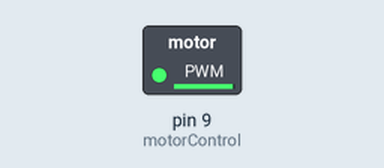
Bench run of a sketch on a simulated Arduino Uno, built with avr-gcc and run on an emulated ATmega328P. Parts: switched loads named in the sketch (green lamp = pin HIGH).

Above: at 0.1 s.
Timing chart, 0 to 1.6 s (numbered marks = the images above):
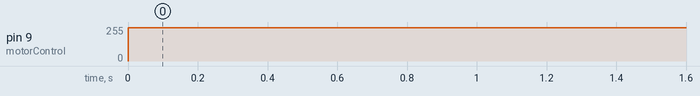

Measured:
- by itself, pin 9 (motorControl): 0/255 → 250/255 at 0.00 s

The sketch:

transistor.ino
```cpp
int pushButton = 2;

// the transistor which controls the motor will be attached to digital pin 9
int motorControl = 9;

// the setup routine runs once when you press reset:
void setup() {
  // make the pushbutton's pin an input:
  pinMode(pushButton, INPUT);

  // make the transistor's pin an output:
  pinMode(motorControl, OUTPUT);
}

// the loop routine runs over and over again forever:
void loop() {

  // read the state of the button and check if it is pressed
 // if(digitalRead(pushButton) == HIGH){
    // ramp up the motor speed
    //for(
      int x = 250;// x <= 255; x++){
      analogWrite(motorControl, x);
      delay(50);

}
```
